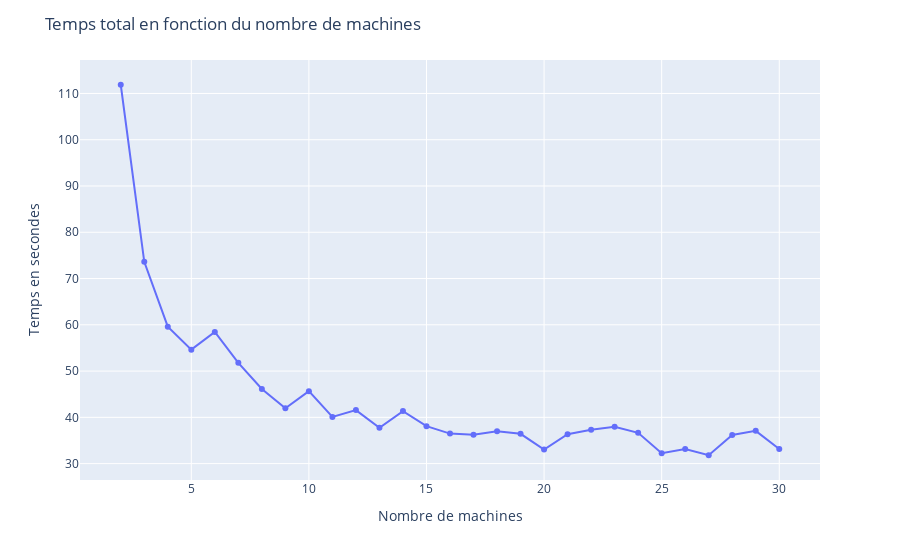

Notebook source saved alongside this figure:
### Code cell
fig = px.line(v1, x="nb_machines", y="total",markers=True)
fig.update_layout(title='Temps total en fonction du nombre de machines',
                  xaxis_title='Nombre de machines',
                  yaxis_title='Temps en secondes')
fig.show()

### Figure 1 — Plotly figure (JSON) as saved in the notebook; plotly's stock layout.template omitted (floating-point values rounded to 4 significant figures)
{"data": [{"hovertemplate": "nb_machines=%{x}<br>total=%{y}<extra></extra>", "legendgroup": "", "line": {"color": "#636efa", "dash": "solid"}, "marker": {"symbol": "circle"}, "mode": "markers+lines", "name": "", "orientation": "v", "showlegend": false, "x": [2, 3, 4, 5, 6, 7, 8, 9, 10, 11, 12, 13, 14, 15, 16, 17, 18, 19, 20, 21, 22, 23, 24, 25, 26, 27, 28, 29, 30], "xaxis": "x", "y": [111.9, 73.62, 59.61, 54.63, 58.45, 51.77, 46.14, 41.98, 45.66, 40.1, 41.57, 37.73, 41.35, 38.09, 36.49, 36.26, 37.02, 36.44, 33.04, 36.36, 37.32, 37.94, 36.65, 32.23, 33.17, 31.81, 36.18, 37.08, 33.17], "yaxis": "y", "type": "scatter"}], "layout": {"xaxis": {"anchor": "y", "domain": [0.0, 1.0], "title": {"text": "Nombre de machines"}}, "yaxis": {"anchor": "x", "domain": [0.0, 1.0], "title": {"text": "Temps en secondes"}}, "legend": {"tracegroupgap": 0}, "margin": {"t": 60}, "title": {"text": "Temps total en fonction du nombre de machines"}}}
